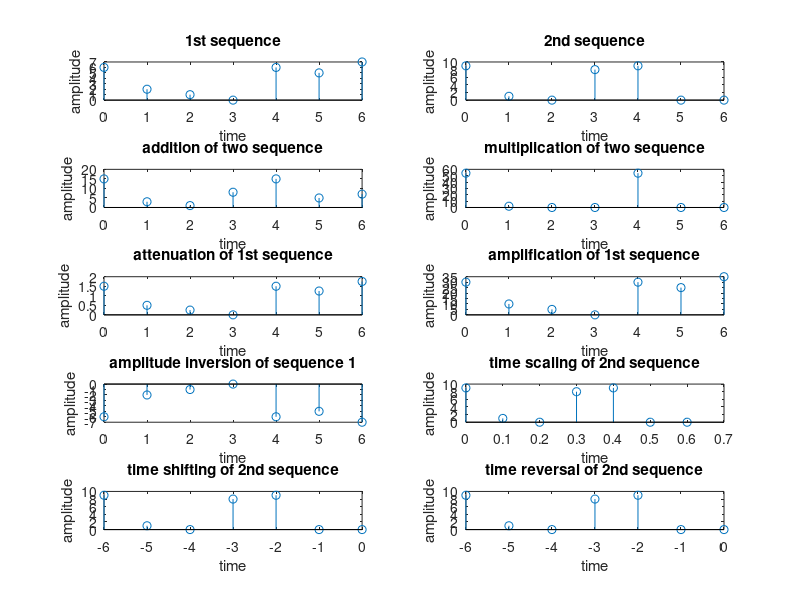

MATLAB code for this plot:
clc;    %clearing the screen
clear;  %clearing the variables
close all;  %closing all the previous windows

x1 = randi([0,9],1,randi(10));%generating the 1st sequence randomly
x2 = randi([0,9],1,randi(10));%generating the 2nd sequence randomly
n1 = length(x1); %length of the sequence
n2 = length(x2); %length of the sequence
n = max(n1,n2); % to have same length

if n1~=n2
    x1 = [x1, zeros(1,n-n1)]; %add zeros if needed
    x2 = [x2, zeros(1,n-n2)]; %add zeros if needed
end

subplot(5,2,1); %1st subplot
stem(0:n-1,x1); %discrete values of n length
xlabel('time');
ylabel('amplitude');
title('1st sequence'); %raw input sequence 1

subplot(5,2,2); %2nd subplot
stem(0:n-1,x2); %discrete values of n length
xlabel('time');
ylabel('amplitude');
title('2nd sequence'); %raw input sequence 2

% Amplitude Modulation
add = x1+ x2; %addition of two arrays
subplot(5,2,3); %3rd subplot
stem(0:n-1,add); %discrete values of n length
xlabel('time');
ylabel('amplitude');
title('addition of two sequence'); %addition of arrays

mul = x1 .* x2; %multiplication of two arrays
subplot(5,2,4); %3rd subplot
stem(0:n-1,mul); %discrete values of n length
xlabel('time');
ylabel('amplitude');
title('multiplication of two sequence'); %multiplication of arrays

atten = x1 .* .25; %attenuation of 1st array
subplot(5,2,5); %5th subplot
stem(0:n-1,atten); %discrete values of n length
xlabel('time');
ylabel('amplitude');
title('attenuation of 1st sequence'); %attenuation of 1st array

ampl = x1 .* 5; %amplification of 1st array
subplot(5,2,6); %5th subplot
stem(0:n-1,ampl); %discrete values of n length
xlabel('time');
ylabel('amplitude');
title('amplification of 1st sequence'); %amplification of 1st array

subplot(5,2,7); %7th subplot
stem(0:n-1,-x1); %discrete values of n length
xlabel('time');
ylabel('amplitude');
title('amplitude inversion of sequence 1'); %amplitude inversion of sequence 1


% Time Modulation

subplot(5,2,8); %8th subplot
stem((0:n-1)/10,x2); %discrete values of n/10 length
xlabel('time');
ylabel('amplitude');
title('time scaling of 2nd sequence'); %time scaling of 2nd sequence

subplot(5,2,9); %9th subplot
stem(-n+1:0,x2); %discrete values of n length
xlabel('time');
ylabel('amplitude');
title('time shifting of 2nd sequence'); %time shifting of 2nd sequence

subplot(5,2,10); %10th subplot
stem(-n+1:0,x2); %time reversed discrete values of n length
xlabel('time');
ylabel('amplitude');
title('time reversal of 2nd sequence'); %time reversal of 2nd sequence
